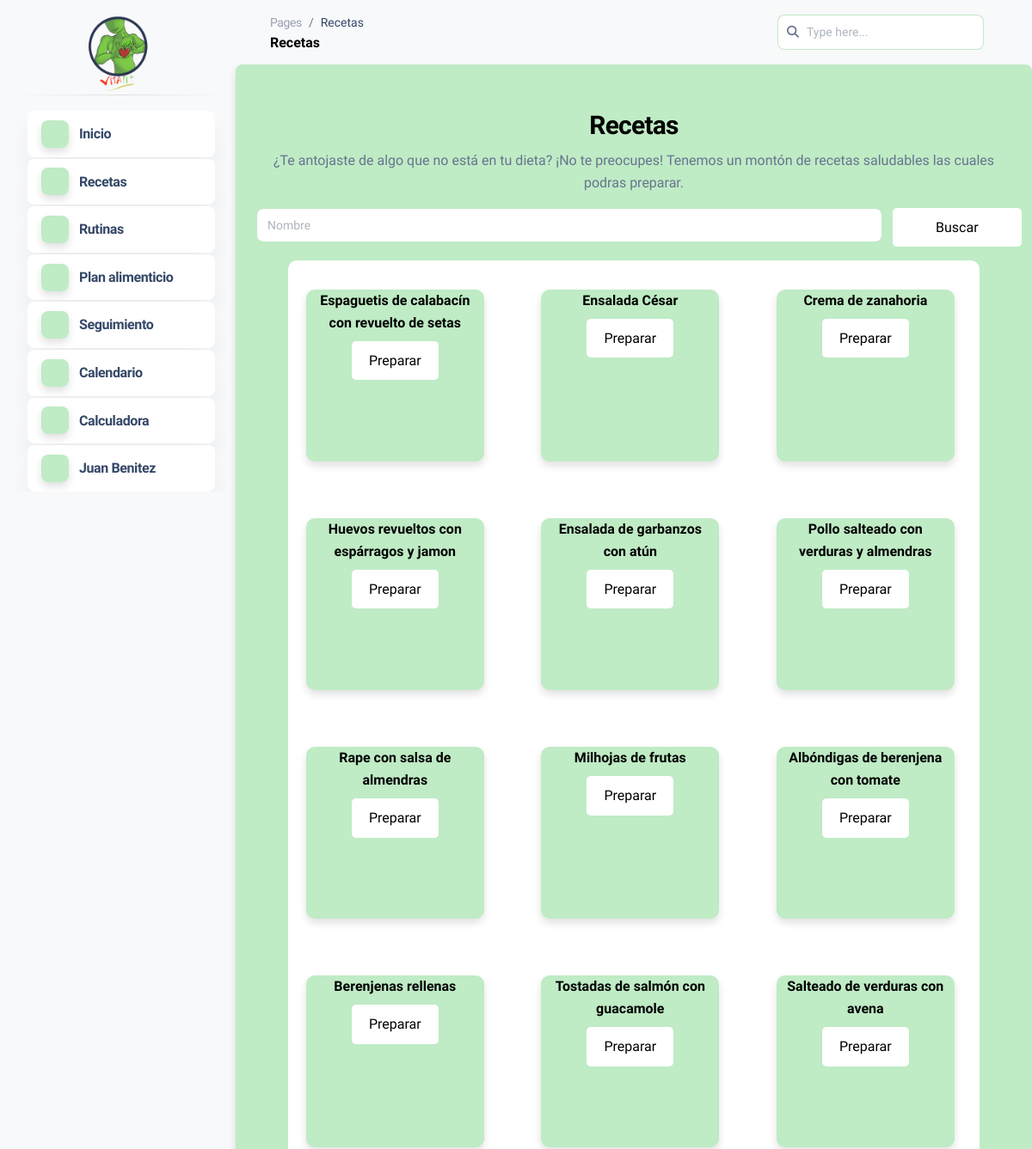
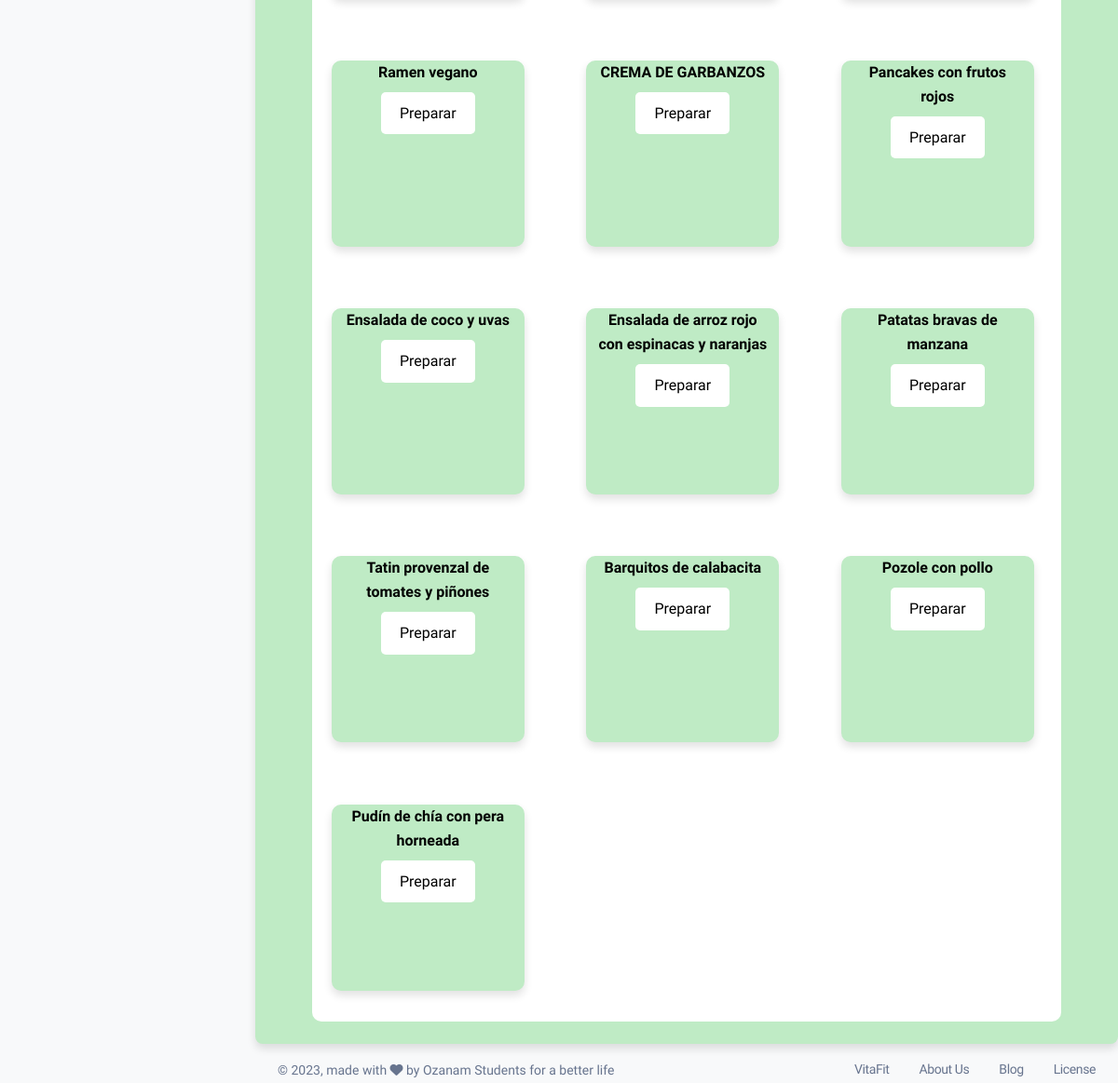
Before: /dashboard.php?mod=recetas (signed in) with the older database file (2 pictures, top to bottom).
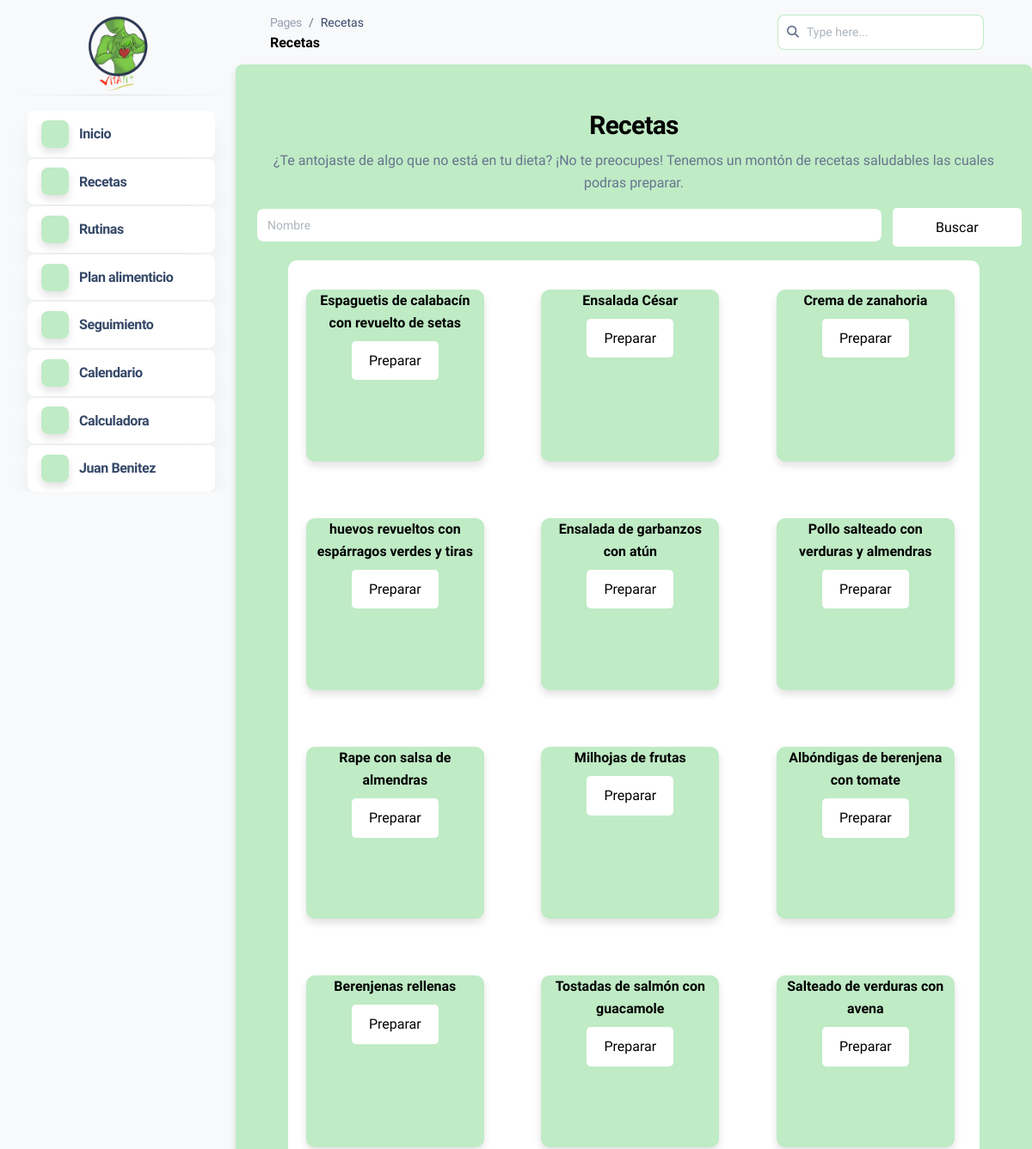
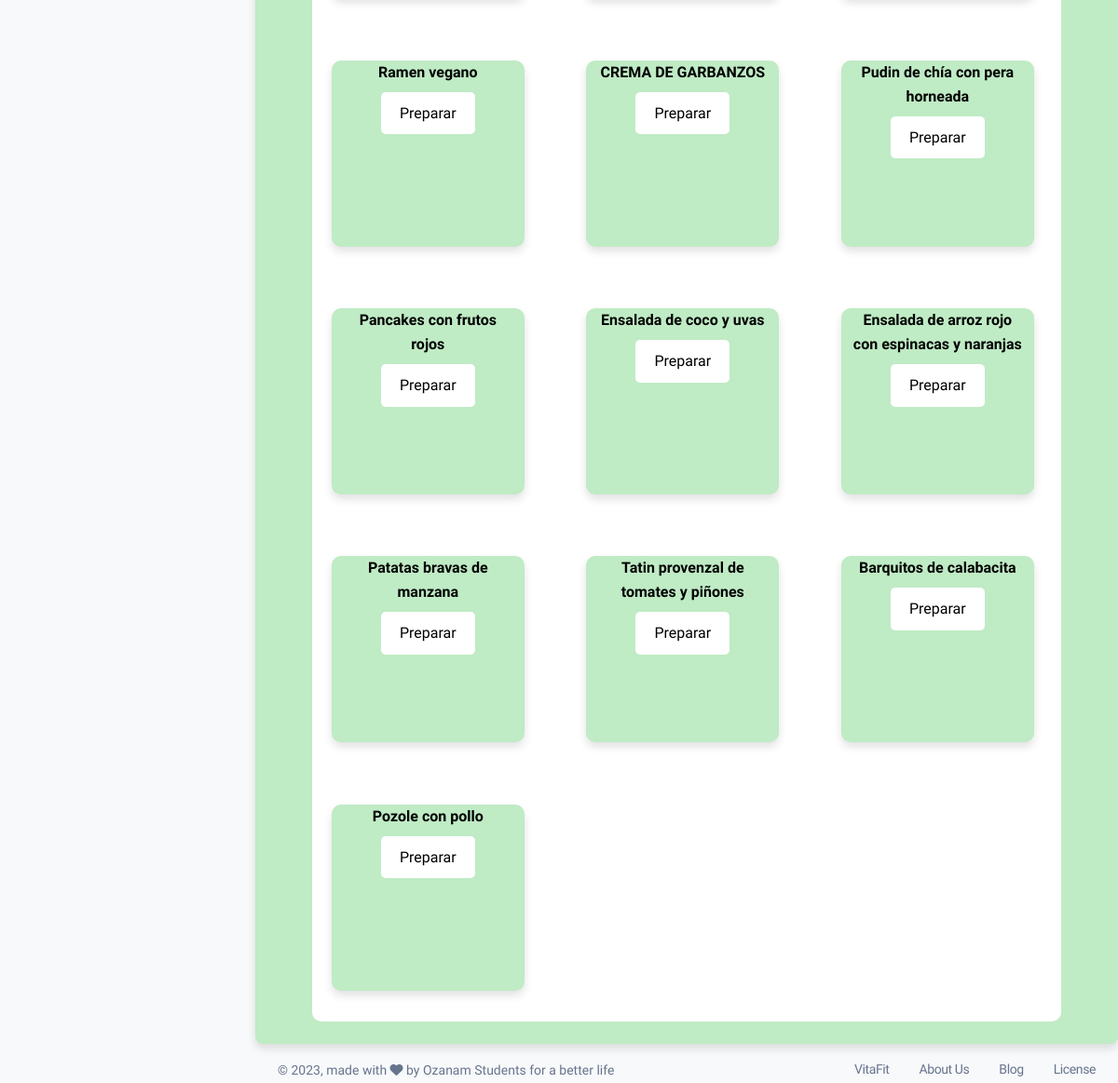
After: the same page with the newer database file (2 pictures, top to bottom).
### tables this page shows
CREATE TABLE `receta` (
  `id_receta` int(1) NOT NULL,
  `nombre` varchar(50) NOT NULL,
  `descripcion` varchar(15000) NOT NULL,
  `video` blob NOT NULL,
  `ingredientes` varchar(1000) NOT NULL,
  `imagen` mediumblob NOT NULL
);

### modulos/recetas.php (the view, shortened to what this page needs)
<center>
<div class="col-md-12">
<form method="post"action="dashboard.php?mod=recetas">
  <div class="form-group">
    <br>
    <h3>Recetas</h3>
    <p>¿Te antojaste de algo que no está en tu dieta? ¡No te preocupes! Tenemos un montón de recetas saludables las cuales podras preparar.</p>
    <div class="row">
      <div class="col-md-10">
        <input type="text" class="form-control" name="txtconsulta" placeholder="Nombre">
      </div>
      <button type="submit" class="btn_consulta col-md-2" name="btn_consulta">Buscar</button>
    </div>
  </div>
</form>
<div class="recetas col-md-11">
<div class="row">
    <?php
      include "conexion.php";
      if (isset($_SESSION['documento'])){
      if(isset($_POST['btn_consulta'])){
      $dato=$_POST["txtconsulta"];
      $consulta=mysqli_query($conexion,"SELECT * FROM receta WHERE nombre LIKE '%$dato%';") or die ($conexion."Error en la consulta");
      $cantidad = mysqli_num_rows($consulta);
      if($cantidad > 0){
      while($fila=mysqli_fetch_array($consulta)){
        ?>
        <br>
        <br><br>
        <div class="receta col-md-3 col-lg-3 col-sm-3 col-xs-3 shadow-md">
        <div class="nombre_receta">
          <h6><?php echo $fila['nombre'];?></h6>
        </div>
        <form method="post"action="dashboard.php?mod=info_receta">
        <input type="text" class="form-control" name="nombre_receta" value="<?php echo $fila['nombre'];?>" hidden>
        <button type="submit" class="btn_consulta" name="btn_receta">Preparar</button>
        </form>
        </div>
        <?php
      }
      }
      }
      else{
        $dato='';
        $consulta=mysqli_query($conexion,"SELECT * FROM receta WHERE nombre LIKE '%$dato%';") or die ($conexion."Error en la consulta");
        $cantidad = mysqli_num_rows($consulta);
        if($cantidad > 0){
        while($fila=mysqli_fetch_array($consulta)){
          ?>
          <br>
          <br><br>
          <div class="receta col-md-3 col-lg-3 col-sm-3 col-xs-3 shadow-md">
          <div class="nombre_receta">
            <h6><?php echo $fila['nombre'];?></h6>
          </div>
          <form method="post"action="dashboard.php?mod=info_receta">
          <button type="submit" class="btn_consulta" name="btn_receta">Preparar</button>
          </form>
          </div>
          <?php
        }
      }
      }
      }
    ?>
</div>
</div>
</div>
</center>
</div>

Changed rows visible on the page:
removed receta: nombre "Pudín de chía con pera horneada"
changed receta: nombre "Huevos revueltos con espárragos y jamon" → "huevos revueltos con espárragos verdes y tiras"
added receta: nombre "Pudin de chía con pera horneada"
